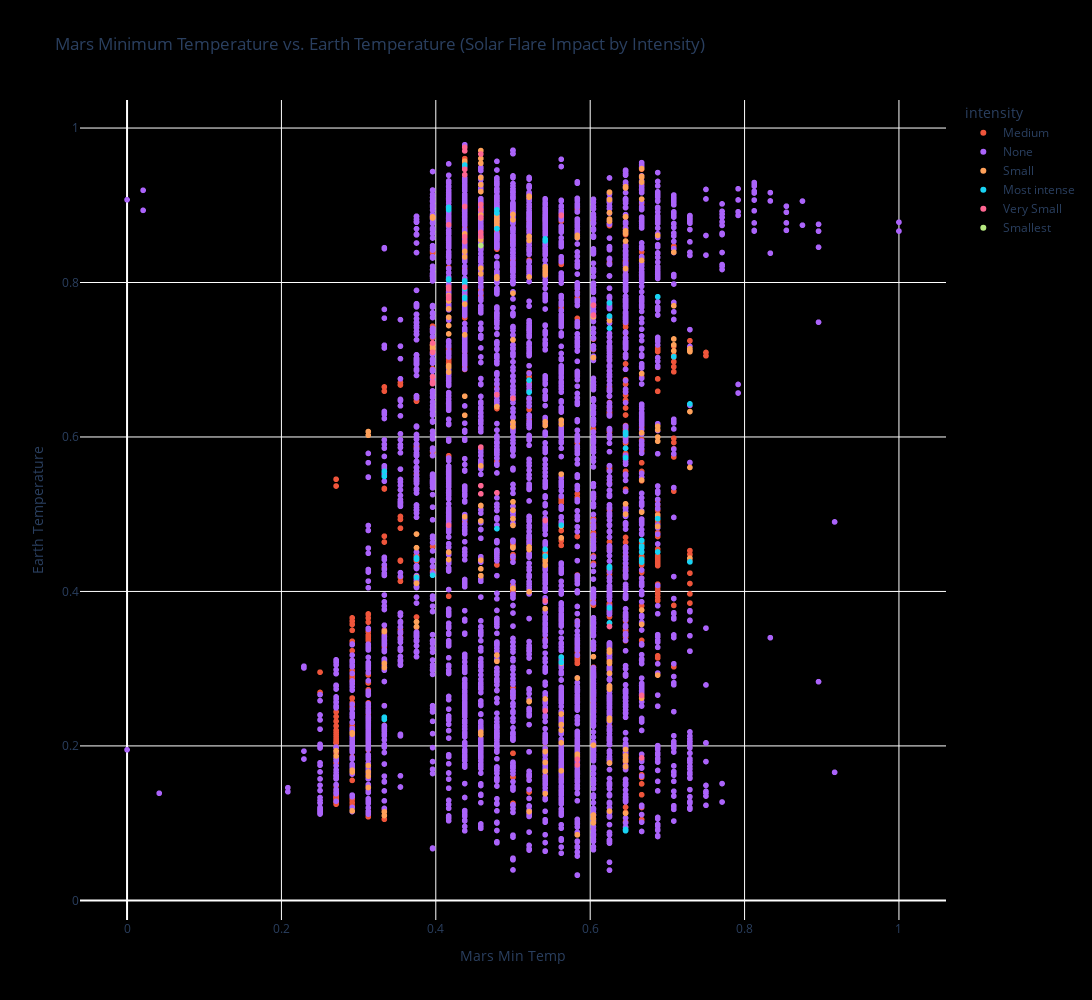

This figure's notebook cell:
### Code cell
fig = px.scatter(merged_df, x="min_temp", y="temperature_2m_smooth", color="intensity",
                  title="Mars Minimum Temperature vs. Earth Temperature (Solar Flare Impact by Intensity)",
                  labels={"min_temp": "Mars Min Temp", "temperature_2m_smooth": "Earth Temperature"},
                  category_orders={"intensity": ["Low", "Medium", "High"]})  # Assuming 'Low', 'Medium', 'High' are the intensity levels
fig.update_layout(paper_bgcolor="#000000",
                  plot_bgcolor="#000000",
                  height=1000, 
                  width=2000)
fig.show()

### Figure 1 — Plotly figure (JSON) as saved in the notebook; plotly's stock layout.template omitted (floating-point values rounded to 4 significant figures; data arrays with more than 128 entries replaced by an {"elided": "..."} marker saying what was removed)
{"data": [{"hovertemplate": "intensity=Medium<br>Mars Min Temp=%{x}<br>Earth Temperature=%{y}<extra></extra>", "legendgroup": "Medium", "marker": {"color": "#EF553B", "symbol": "circle"}, "mode": "markers", "name": "Medium", "showlegend": true, "type": "scattergl", "x": {"elided": "922 float values"}, "xaxis": "x", "y": {"elided": "922 float values"}, "yaxis": "y"}, {"hovertemplate": "intensity=None<br>Mars Min Temp=%{x}<br>Earth Temperature=%{y}<extra></extra>", "legendgroup": "None", "marker": {"color": "#ab63fa", "symbol": "circle"}, "mode": "markers", "name": "None", "showlegend": true, "type": "scattergl", "x": {"elided": "4191 float values"}, "xaxis": "x", "y": {"elided": "4191 float values"}, "yaxis": "y"}, {"hovertemplate": "intensity=Small<br>Mars Min Temp=%{x}<br>Earth Temperature=%{y}<extra></extra>", "legendgroup": "Small", "marker": {"color": "#FFA15A", "symbol": "circle"}, "mode": "markers", "name": "Small", "showlegend": true, "type": "scattergl", "x": {"elided": "234 float values"}, "xaxis": "x", "y": {"elided": "234 float values"}, "yaxis": "y"}, {"hovertemplate": "intensity=Most intense<br>Mars Min Temp=%{x}<br>Earth Temperature=%{y}<extra></extra>", "legendgroup": "Most intense", "marker": {"color": "#19d3f3", "symbol": "circle"}, "mode": "markers", "name": "Most intense", "showlegend": true, "type": "scattergl", "x": [0.7083, 0.7292, 0.6458, 0.6458, 0.6875, 0.7292, 0.6875, 0.4792, 0.4375, 0.4375, 0.4375, 0.4167, 0.4167, 0.4375, 0.4375, 0.4375, 0.4375, 0.5208, 0.5208, 0.5625, 0.5625, 0.6458, 0.6458, 0.625, 0.625, 0.625, 0.625, 0.6667, 0.6667, 0.6667, 0.6667, 0.6667, 0.6667, 0.5417, 0.5417, 0.6458, 0.6458, 0.5417, 0.5417, 0.4167, 0.4167, 0.4792, 0.4792, 0.4792, 0.4792, 0.3333, 0.3333, 0.375, 0.375, 0.3333, 0.3333, 0.375, 0.3958, 0.6875, 0.625, 0.625, 0.625, 0.5625], "xaxis": "x", "y": [0.7039, 0.6428, 0.5732, 0.5854, 0.4942, 0.4383, 0.4511, 0.4813, 0.9521, 0.7806, 0.7797, 0.8035, 0.8045, 0.802, 0.7995, 0.7945, 0.792, 0.6579, 0.6734, 0.3081, 0.3151, 0.09186, 0.09021, 0.3593, 0.3787, 0.4307, 0.4322, 0.4379, 0.4417, 0.4508, 0.4562, 0.4587, 0.4661, 0.4546, 0.4457, 0.606, 0.6027, 0.8565, 0.8538, 0.8941, 0.8974, 0.8942, 0.8901, 0.8696, 0.8696, 0.5489, 0.5554, 0.4418, 0.4437, 0.2343, 0.2371, 0.4181, 0.421, 0.7815, 0.7735, 0.7566, 0.7408, 0.4858], "yaxis": "y"}, {"hovertemplate": "intensity=Very Small<br>Mars Min Temp=%{x}<br>Earth Temperature=%{y}<extra></extra>", "legendgroup": "Very Small", "marker": {"color": "#FF6692", "symbol": "circle"}, "mode": "markers", "name": "Very Small", "showlegend": true, "type": "scattergl", "x": [0.625, 0.6667, 0.5833, 0.6667, 0.4167, 0.4583, 0.4792, 0.4583, 0.4583, 0.4167, 0.4167, 0.4375, 0.4375, 0.4583, 0.4167, 0.4583, 0.4583, 0.4375, 0.4375, 0.4375, 0.4375, 0.4375, 0.4375, 0.4583, 0.6042, 0.6042, 0.5, 0.4792, 0.5417, 0.5417, 0.5833, 0.5417, 0.3958, 0.3958, 0.3958, 0.3958, 0.3958, 0.3958, 0.4167, 0.4167, 0.4583, 0.4583, 0.5625, 0.5625], "xaxis": "x", "y": [0.3546, 0.2654, 0.1826, 0.1845, 0.4857, 0.5264, 0.5277, 0.5369, 0.5869, 0.7918, 0.7941, 0.794, 0.8531, 0.8843, 0.8748, 0.8648, 0.8599, 0.8593, 0.8984, 0.9395, 0.9465, 0.975, 0.9704, 0.9664, 0.7707, 0.7578, 0.6499, 0.6547, 0.4918, 0.2454, 0.1755, 0.3879, 0.669, 0.6701, 0.6712, 0.678, 0.7096, 0.7217, 0.7795, 0.7819, 0.8942, 0.901, 0.8867, 0.8872], "yaxis": "y"}, {"hovertemplate": "intensity=Smallest<br>Mars Min Temp=%{x}<br>Earth Temperature=%{y}<extra></extra>", "legendgroup": "Smallest", "marker": {"color": "#B6E880", "symbol": "circle"}, "mode": "markers", "name": "Smallest", "showlegend": true, "type": "scattergl", "x": [0.4583], "xaxis": "x", "y": [0.8479], "yaxis": "y"}], "layout": {"height": 1000, "legend": {"title": {"text": "intensity"}, "tracegroupgap": 0}, "paper_bgcolor": "#000000", "plot_bgcolor": "#000000", "title": {"text": "Mars Minimum Temperature vs. Earth Temperature (Solar Flare Impact by Intensity)"}, "width": 2000, "xaxis": {"anchor": "y", "domain": [0, 1], "title": {"text": "Mars Min Temp"}}, "yaxis": {"anchor": "x", "domain": [0, 1], "title": {"text": "Earth Temperature"}}}}
